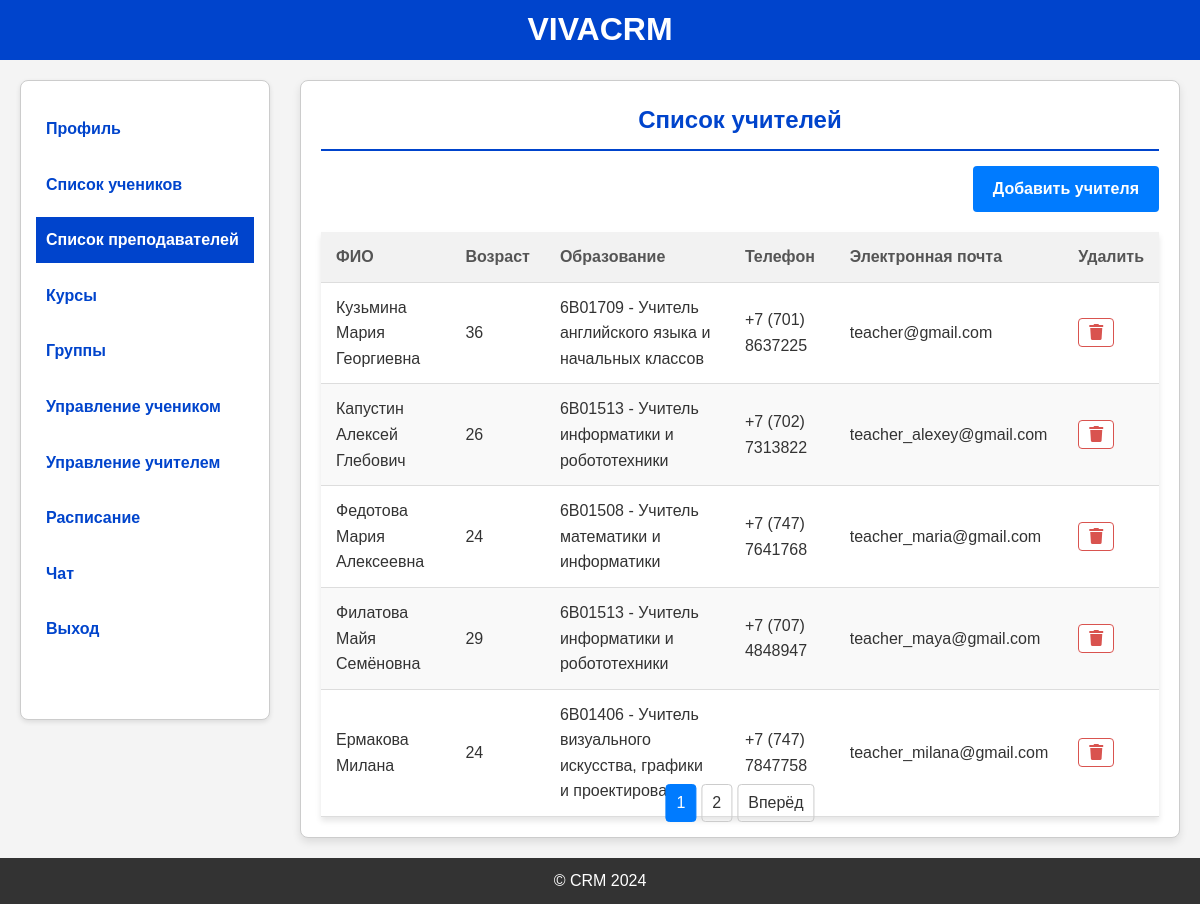
The app's page /teachers (signed in) with its own data.
### models.py (models this page shows, shortened)
class Teacher(db.Model):
    id = db.Column(db.Integer, primary_key=True)
    teacher_id = db.Column(db.Integer, db.ForeignKey('users.id'))
    surname = db.Column(db.String(50), nullable=False)
    first_name = db.Column(db.String(50), nullable=False)
    patronymic = db.Column(db.String(50), nullable=True)
    birth_date = db.Column(db.Date, nullable=False)
    phone = db.Column(db.String(20), nullable=False)
    address = db.Column(db.String(255), nullable=False)
    education = db.Column(db.String(255), nullable=False)
    user = db.relationship('Users', backref='teacher', uselist=False)

class Users(db.Model, UserMixin):
    id = db.Column(db.Integer, primary_key=True)
    email = db.Column(db.String(120), nullable=False, unique=True)
    role = db.Column(db.String(20), nullable=False)
    password_hash = db.Column(db.String(128), nullable=False)
    registration_date = db.Column(db.DateTime, default=datetime.now)
    photo = db.Column(db.String(120), nullable=True)

### app.py (the view)
@app.route('/teachers', methods=['GET'])
@login_required
@role_required('Администратор')
def teachers_list():
    administrator = Administrator.query.filter_by(admin_id=current_user.id).first()
    teachers = Teacher.query.all()
    page = request.args.get('page', 1, type=int)
    per_page = 5  # Количество учеников на одной странице
    pagination = Teacher.query.paginate(page=page, per_page=per_page)
    teachers = pagination.items  # Ученики текущей страницы
    teacher_ages = {teacher.id: calculate_age(teacher.birth_date) for teacher in teachers}
    return render_template('teachers_list.html', teachers=teachers, administrator=administrator, teacher_ages=teacher_ages, pagination=pagination)

### app.py (called while the page is built)
@login_manager.user_loader
def load_user(user_id):
    return Users.query.get(int(user_id))

def calculate_age(birth_date):
    today = datetime.today()
    return today.year - birth_date.year - ((today.month, today.day) < (birth_date.month, birth_date.day))

def role_required(*roles):
    def decorator(f):
        @wraps(f)
        def wrapped(*args, **kwargs):
            if not current_user.is_authenticated or current_user.role not in roles:
                flash('Недостаточно прав доступа', 'danger')
                return redirect(url_for('login'))
            return f(*args, **kwargs)
        return wrapped
    return decorator

### templates/teachers_list.html (shortened to what this page needs)
{% extends "base_administrator.html" %}
{% block content %}
<div class="teacher-list-container">
    <h2>Список учителей</h2>
    <div class="add-teacher-btn-container">
        <a href="{{ url_for('register_teacher') }}" class="add-teacher-link">Добавить учителя</a>
    </div>
    <table class="table">
        <thead>
            <tr>
                <th>ФИО</th>
                <th>Возраст</th>
                <th>Образование</th>
                <th>Телефон</th>
                <th>Электронная почта</th>
                <th>Удалить</th>
            </tr>
        </thead>
        <tbody>
            {% for teacher in teachers %}
            <tr>
                <td>{{ teacher.surname }} {{ teacher.first_name }} {{ teacher.patronymic }}</td>
                <td>{{ teacher_ages[teacher.id] }}</td>
                <td>{{ teacher.education }}</td>
                <td>{{ teacher.phone }}</td>
                <td>{{ teacher.user.email }}</td>
                <td>
                    <a class="btn-danger" href="{{ url_for('delete_teacher', id=teacher.id) }}"><i class="fa fa-trash"></i></a>
                </td>
            </tr>
            {% endfor %}
        </tbody>
    </table>
      <div class="pagination">
        {% for page_num in pagination.iter_pages(left_edge=2, right_edge=2, left_current=2, right_current=2) %}
            {% if page_num %}
                {% if page_num == pagination.page %}
                    <span class="current">{{ page_num }}</span>
                {% else %}
                    <a href="{{ url_for('teachers_list', page=page_num) }}">{{ page_num }}</a>
                {% endif %}
            {% else %}
                <span class="ellipsis">…</span>
            {% endif %}
        {% endfor %}
        {% if pagination.has_next %}
            <a href="{{ url_for('teachers_list', page=pagination.next_num) }}">Вперёд</a>
        {% endif %}
      </div>
</div>
{% endblock %}

### static/styles/base_administrator.css (style rules this page uses)
* { margin: 0; padding: 0; box-sizing: border-box; }
html, body { height: 100%; display: flex; flex-direction: column; }
body { font-family: Arial, sans-serif; line-height: 1.6; background-color: #f4f4f4; color: #333; }
.btn-edit, .btn-danger { padding: 5px 10px; text-decoration: none; border-radius: 4px; transition: all 0.3s ease; font-weight: bold; }
.btn-danger { color: #d9534f; border: 1px solid #d9534f; background-color: white; }

### static/styles/course.css (style rules this page uses)
table { width: 100%; border-collapse: collapse; margin-top: 20px; background-color: #fff; box-shadow: 0px 4px 6px rgba(0, 0, 0, 0.1); }
th, td { padding: 12px 15px; text-align: left; border-bottom: 1px solid #ddd; }
th { background-color: #f2f2f2; color: #555; }
tr:nth-child(even) { background-color: #f9f9f9; }
.pagination { position: absolute; bottom: 15px; left: 50%; transform: translateX(-50%); display: flex; justify-content: center; gap: 5px; }
.pagination a, .pagination span { padding: 5px 10px; border: 1px solid #ccc; text-decoration: none; color: #333; border-radius: 4px; }
.pagination .current { background-color: #007bff; color: white; border-color: #007bff; }

### static/styles/group.css (style rules this page uses)
table { width: 100%; border-collapse: collapse; margin-top: 20px; background-color: #fff; box-shadow: 0px 4px 6px rgba(0, 0, 0, 0.1); }
th, td { padding: 12px 15px; text-align: left; border-bottom: 1px solid #ddd; }
th { background-color: #f2f2f2; color: #555; }
tr:nth-child(even) { background-color: #f9f9f9; }
.pagination { position: absolute; bottom: 15px; left: 50%; transform: translateX(-50%); display: flex; justify-content: center; gap: 5px; }
.pagination a, .pagination span { padding: 5px 10px; border: 1px solid #ccc; text-decoration: none; color: #333; border-radius: 4px; }
.pagination .current { background-color: #007bff; color: white; border-color: #007bff; }

### static/styles/student_list.css (style rules this page uses)
table { width: 100%; border-collapse: collapse; margin-top: 20px; background-color: #fff; box-shadow: 0px 4px 6px rgba(0, 0, 0, 0.1); }
th, td { padding: 12px 15px; text-align: left; border-bottom: 1px solid #ddd; }
th { background-color: #f2f2f2; color: #555; }
tr:nth-child(even) { background-color: #f9f9f9; }
.pagination { position: absolute; bottom: 15px; left: 50%; transform: translateX(-50%); display: flex; justify-content: center; gap: 5px; }
.pagination a, .pagination span { padding: 5px 10px; border: 1px solid #ccc; text-decoration: none; color: #333; border-radius: 4px; }
.pagination .current { background-color: #007bff; color: white; border-color: #007bff; }

### static/styles/teachers_list.css (style rules this page uses)
.teacher-list-container { position: relative; padding-bottom: 50px; width: 100%; margin: 0px auto; background: #ffffff; border: 1px solid #ccc; border-radius: 8px; box-shadow: 0 4px 8px rgba(0, 0, 0, 0.1); padding: 20px; min-height: calc(100vh - 160px); }
.teacher-list-container h2 { color: #0044cc; text-align: center; border-bottom: 2px solid #0044cc; padding-bottom: 10px; font-weight: bold; }
.add-teacher-btn-container { display: flex; justify-content: flex-end; margin-bottom: 5px; margin-top: 15px; }
.add-teacher-btn-container a { padding: 10px 20px; background-color: #007bff; color: white; border-radius: 4px; text-decoration: none; font-size: 16px; transition: background-color 0.3s ease; }
.add-teacher-link { display: block; text-align: right; text-decoration: none; color: #007bff; font-weight: bold; }
table { width: 100%; border-collapse: collapse; margin-top: 20px; background-color: #fff; box-shadow: 0px 4px 6px rgba(0, 0, 0, 0.1); }
th, td { padding: 12px 15px; text-align: left; border-bottom: 1px solid #ddd; }
th { background-color: #f2f2f2; color: #555; }
tr:nth-child(even) { background-color: #f9f9f9; }
.pagination { position: absolute; bottom: 15px; left: 50%; transform: translateX(-50%); display: flex; justify-content: center; gap: 5px; }
.pagination a, .pagination span { padding: 5px 10px; border: 1px solid #ccc; text-decoration: none; color: #333; border-radius: 4px; }
.pagination .current { background-color: #007bff; color: white; border-color: #007bff; }

### records on screen
Teacher: surname "Кузьмина", first_name "Мария", patronymic "Георгиевна", teacher_ages "36", education "6В01709 - Учитель английского языка и начальных классов", phone "+7 (701) 8637225", user.email "teacher@gmail.com"
Teacher: surname "Капустин", first_name "Алексей", patronymic "Глебович", teacher_ages "26", education "6B01513 - Учитель информатики и робототехники", phone "+7 (702) 7313822", user.email "teacher_alexey@gmail.com"
Teacher: surname "Федотова", first_name "Мария", patronymic "Алексеевна", teacher_ages "24", education "6В01508 - Учитель математики и информатики", phone "+7 (747) 7641768", user.email "teacher_maria@gmail.com"
Teacher: surname "Филатова", first_name "Майя", patronymic "Семёновна", teacher_ages "29", education "6B01513 - Учитель информатики и робототехники", phone "+7 (707) 4848947", user.email "teacher_maya@gmail.com"
Teacher: surname "Ермакова", first_name "Милана", teacher_ages "24", education "6B01406 - Учитель визуального искусства, графики и проектирования", phone "+7 (747) 7847758", user.email "teacher_milana@gmail.com"

### other values on screen
{{ page_num }} "1"
{{ page_num }} "2"
